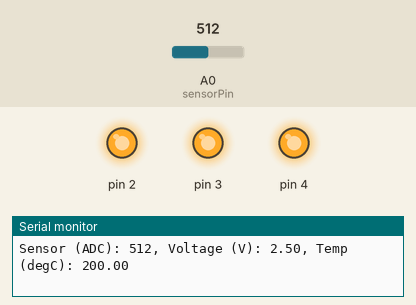
This sketch was run on a simulated Arduino Uno, built with avr-gcc and run on an emulated ATmega328P. On the bench: output pins drawn as LEDs (lit = HIGH), the last lines printed to the serial monitor. Inputs (shaded band) come from the test bench; at power-on: A0 (sensorPin) = 512.

Above: at 1.2 s.
1.3 s: A0 (sensorPin) set to 157
2.8 s: A0 (sensorPin) set to 128
At 4.0 s:
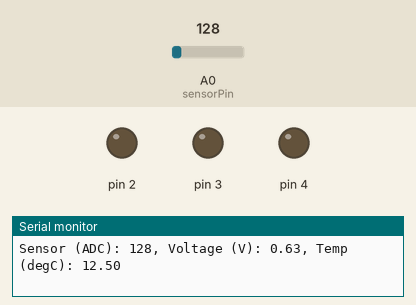
4.4 s: A0 (sensorPin) set to 306
At 5.2 s:
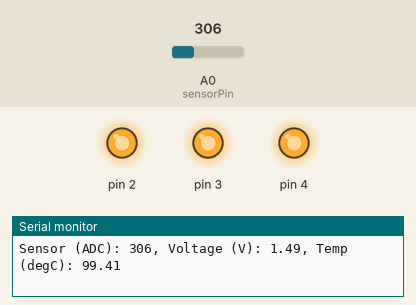
7.4 s: A0 (sensorPin) set to 0
At 8.0 s:
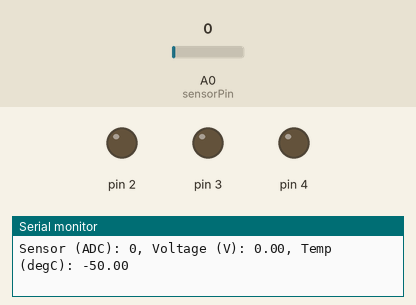
Timing chart, 0 to 9.9 s (numbered marks = the images above; inputs shaded):
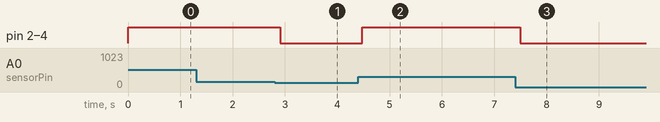

The sketch:

_03_temp_meter.ino
```cpp
const int sensorPin = A0;
const float baselineTemp = 20.0;

void setup() {
  //open serial port; baud rate = 9600
  Serial.begin(9600);

  //initialize output pins
  for (int i = 2; i <= 4; i++){
    pinMode(i,OUTPUT);
    digitalWrite(i,LOW);
  }
}

void loop() {

  //retrieve ADC value (0-1023) from temperature sensor
  int sensorVal = analogRead(sensorPin);
  //convert the ADC reading to pin voltage
  float voltage = (sensorVal / 1024.0) * 5.0;
  //convert voltage to temperature (degC)
  float temperature = (voltage - 0.5) * 100;

  Serial.print("Sensor (ADC): ");
  Serial.print(sensorVal);
  Serial.print(", Voltage (V): ");
  Serial.print(voltage);
  Serial.print(", Temp (degC): ");
  Serial.println(temperature);

  if(temperature < baselineTemp){
    for (int i = 2; i <= 4; i++)
      digitalWrite(i,LOW);
  }
  else if(temperature >= baselineTemp+2 && temperature < baselineTemp+4){
    digitalWrite(2,HIGH);
    digitalWrite(3,LOW);
    digitalWrite(4,LOW);
  }
  else if(temperature >= baselineTemp+4 && temperature < baselineTemp+6){
    digitalWrite(2,HIGH);
    digitalWrite(3,HIGH);
    digitalWrite(4,LOW);
  }
  else{
    digitalWrite(2,HIGH);
    digitalWrite(3,HIGH);
    digitalWrite(4,HIGH);
  }
  delay(1);

}
```

Measured:
- the behaviour switches between 144 and 143 on A0 (sensorPin) (found by bisection; images 0 and 1)
- after the input at 2.8 s, pin 2–4: HIGH → LOW after 0.11 s
- after the input at 4.4 s, pin 2–4: LOW → HIGH after 0.08 s
- after the input at 7.4 s, pin 2–4: HIGH → LOW after 0.10 s
